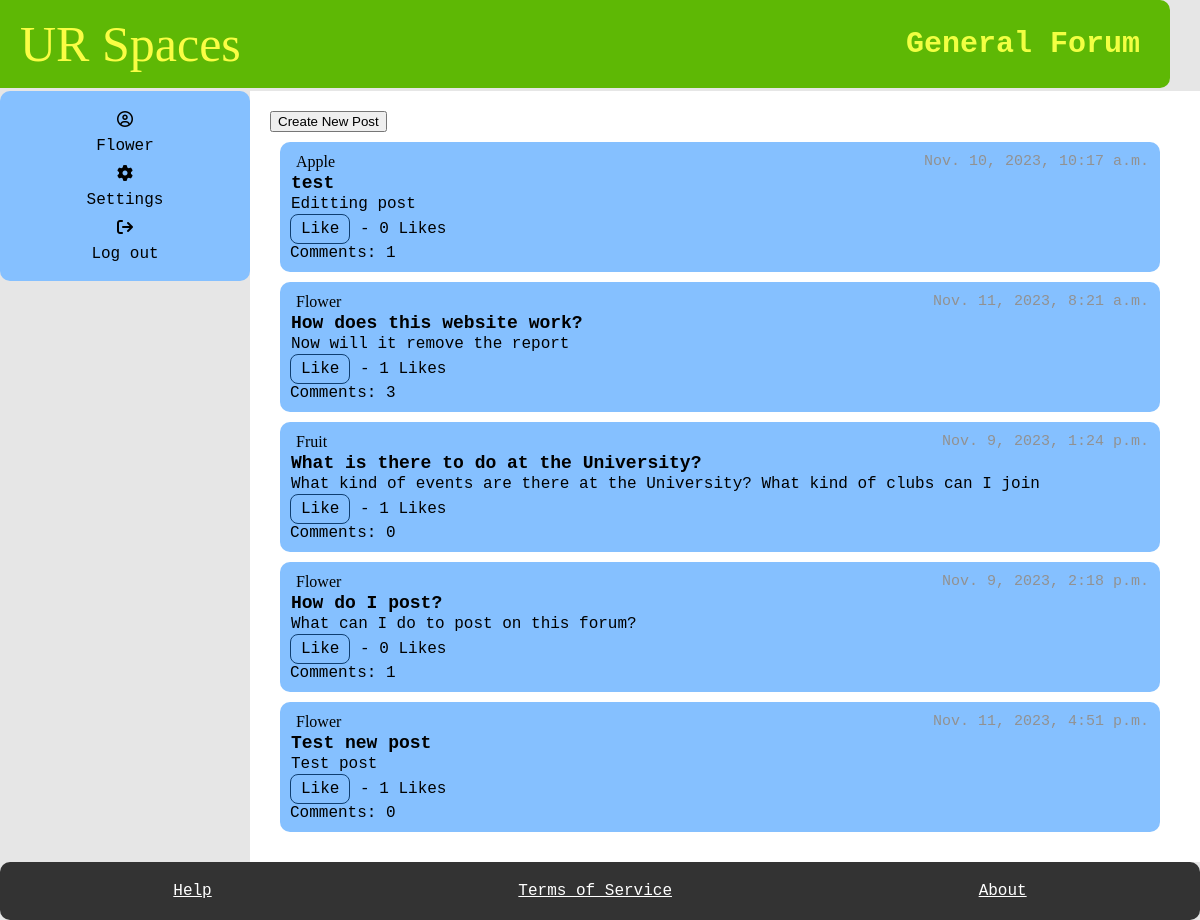
The page /subforum/general-forum/ (signed in) on the database as committed earlier.
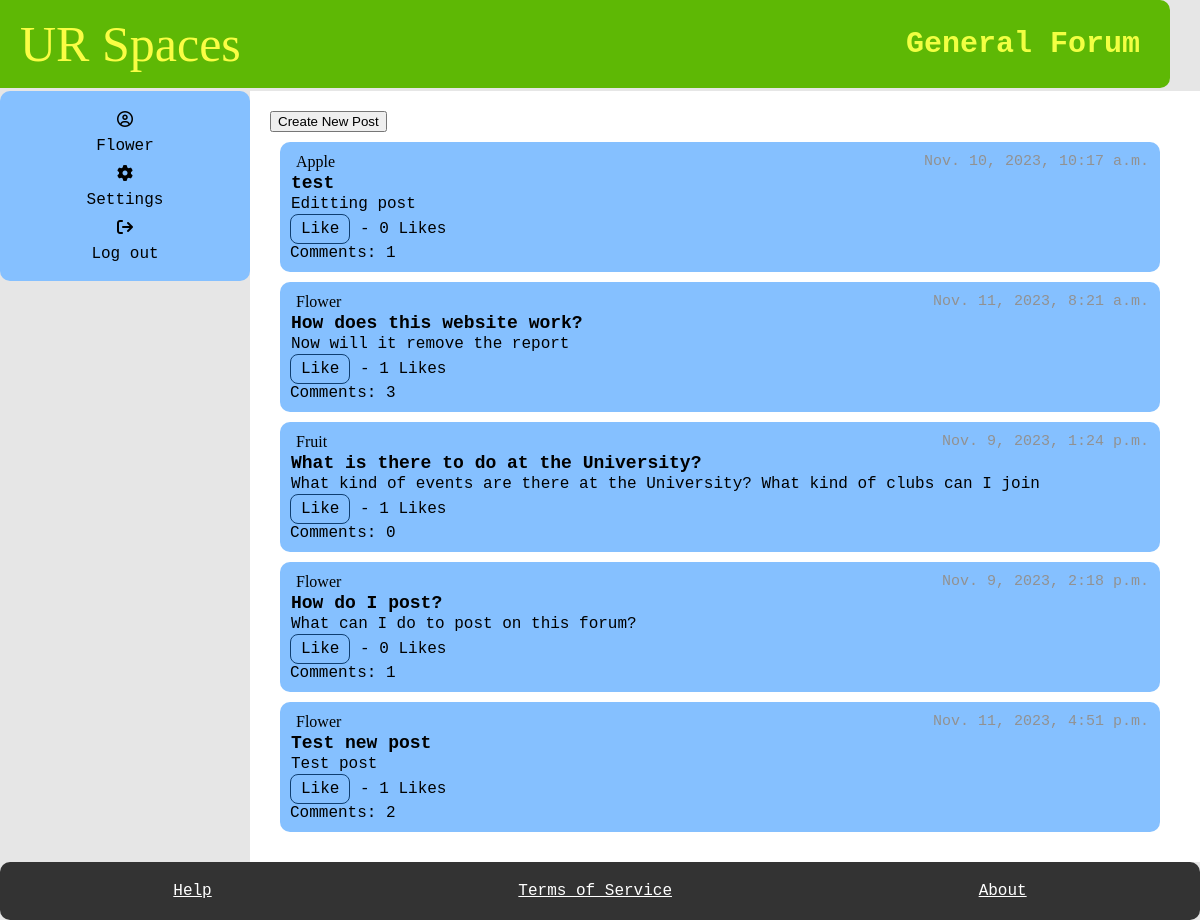
The same page on the database as committed later.
### myapp/models.py (models this page shows, shortened)
class Posts(models.Model):
    User_ID = models.ForeignKey(Student, on_delete=models.CASCADE)
    SubForum_ID = models.ForeignKey(SubForum, default= 1, on_delete=models.CASCADE)
    post_name = models.TextField(max_length=400)
    contents = models.TextField()
    count_likes = models.IntegerField(default=0, blank=True, )
    locked = models.BooleanField(default=False)
    pin = models.BooleanField(default=False)
    reported = models.BooleanField(default=False)
    post_date = models.DateTimeField(auto_now_add=True)
    slug = models.SlugField(max_length=400, unique=True, blank=True)
    likes = models.ManyToManyField(User, related_name="post_like")
    def total_likes(self):
        return self.likes.count()
    def get_url(self):
        return reverse("posts", kwargs={
            "slug":self.slug
        })
    @property
    def num_comments(self):
        return Comment.objects.filter(Post_ID = self, User_ID__banned =False).count()

class Student(models.Model):
    User_ID = models.ForeignKey(User, on_delete=models.CASCADE)
    bio = models.TextField(default="Please add bio in settings", blank=True)
    banned = models.BooleanField(default=False)
    avatar =ResizedImageField(size=[50, 80], quality=100, upload_to="authors", default=None, null=True, blank=True)
    reported = models.BooleanField(default=False)
    slug = models.SlugField(max_length=400, unique=True, blank=True)
    def get_url(self):
        return reverse("user", kwargs={
            "slug":self.slug
        })

### myapp/views.py (the view, shortened to what this page needs)
# urls.py: path("subforum/<slug>/", subforum, name="subforum"),
@login_required
def subforum(request, slug, pk=None):
    forum = get_object_or_404(SubForum, slug=slug)
    post = Posts.objects.filter(SubForum_ID = forum, User_ID__banned =False)
    pinnedPosts = Posts.objects.filter(SubForum_ID = forum, User_ID__banned =False, pin =True)
    unpinnedPosts = Posts.objects.filter(SubForum_ID = forum, User_ID__banned =False, pin =False)
    user = request.user
    currentUser = User.objects.get(username = user)
    error = False
    if post.exists():
        if pk:
            updatePost = post.get(pk = pk)
            if "pinPost" in request.POST:
                pinPost = Posts.objects.get(pk = pk)
                pinPost.User_ID = updatePost.User_ID
                pinPost.SubForum_ID = forum
                pinPost.post_name =updatePost.post_name
                pinPost.contents =updatePost.contents
                pinPost.post_date =updatePost.post_date
                pinPost.count_likes = updatePost.count_likes
                pinPost.reported = updatePost.reported
                pinPost.pin = True
                pinPost.locked = updatePost.locked
                pinPost.slug = updatePost.slug
                pinPost.save()
                pinnedPosts = Posts.objects.filter(SubForum_ID = forum, User_ID__banned =False, pin =True)
                unpinnedPosts = Posts.objects.filter(SubForum_ID = forum, User_ID__banned =False, pin =False)
            if "unpinPost" in request.POST:
                pinPost = Posts.objects.get(pk = pk)
                pinPost.User_ID = updatePost.User_ID
                pinPost.SubForum_ID = forum
                pinPost.post_name =updatePost.post_name
                pinPost.contents =updatePost.contents
                pinPost.post_date =updatePost.post_date
                pinPost.count_likes = updatePost.count_likes
                pinPost.reported = updatePost.reported
                pinPost.pin = False
                pinPost.locked = updatePost.locked
                pinPost.slug = updatePost.slug
                pinPost.save()
                pinnedPosts = Posts.objects.filter(SubForum_ID = forum, User_ID__banned =False, pin =True)
                unpinnedPosts = Posts.objects.filter(SubForum_ID = forum, User_ID__banned =False, pin =False)
    try:
        moderator = Moderator.objects.get(User_ID = currentUser)
    except:
        moderator = None
    if moderator is None:
        student = Student.objects.get(User_ID = currentUser)
    context = {
        "forum": forum,
        "post" : post,
        "error": error,
        "moderator": moderator,
        "pinnedPosts": pinnedPosts,
        "unpinnedPosts": unpinnedPosts,
    }
    return render(request, "subforum.html", context)

### myapp/templates/subforum.html (shortened to what this page needs)
{% extends 'base.html' %}
    {% block title %}
    <h1>{{forum.sub_name}}</h1>
    {% endblock %}
    {% block content %}
    <main>
      {%if moderator is None%}
      <button onclick="reveal()", type="submit", name="createPost", value="createPost">Create New Post</button>
      {%endif%}
      {% for field in pinnedPosts %}
        <section class="box" >
        <div class="post-item">
          {%if  field.User_ID.User_ID.username  == request.user.username%}
                <a href="{% url 'profile' %}" class="name"> {{field.User_ID.User_ID.username}}  </a>
          {%else%}
                <a href="{{field.User_ID.get_url}}" class="name"> {{field.User_ID.User_ID.username}}  </a>
          {% endif %}
            <span class="date"> {{field.post_date}} </span>
        </div>
        <div class="post-item">
          <a href="{{field.get_url}}" class="item2"> {{field.post_name}}  </a>
          </div>
        <div class="post-item">
          <span> {{field.contents}}</span>
        </div>
        <div>
          <form action="{% url 'post_like' field.id %}" method="POST">
            <button type="submit" name="post_id" value="{{field.id}}" class="btn btn-info">Like</button> - {{ field.total_likes }} Likes
          </form>
          <a href="{{field.get_url}}"> Comments: {{field.num_comments}} </a>
      </section>
      {% endfor %}
      {% for field in unpinnedPosts%}
        <section class="box" >
        <div class="post-item">
          {%if  field.User_ID.User_ID.username  == request.user.username%}
                <a href="{% url 'profile' %}" class="name"> {{field.User_ID.User_ID.username}}  </a>
          {%else%}
                <a href="{{field.User_ID.get_url}}" class="name"> {{field.User_ID.User_ID.username}}  </a>
          {% endif %}
            <span class="date"> {{field.post_date}} </span>
        </div>
        <div class="post-item">
          <a href="{{field.get_url}}" class="item2"> {{field.post_name}}  </a>
          </div>
        <div class="post-item">
          <span> {{field.contents}}</span>
        </div>
        <div>
          <form action="{% url 'post_like' field.id %}" method="POST">
            <button type="submit" name="post_id" value="{{field.id}}" class="btn btn-info">Like</button> - {{ field.total_likes }} Likes
          </form>
          <a href="{{field.get_url}}"> Comments: {{field.num_comments}} </a>
      </section>
      {% endfor %}
    </main>
    {% endblock %}

Rows that differ between the two databases and show on the page:
changed Posts "Test new post": num_comments "0" → "2"
